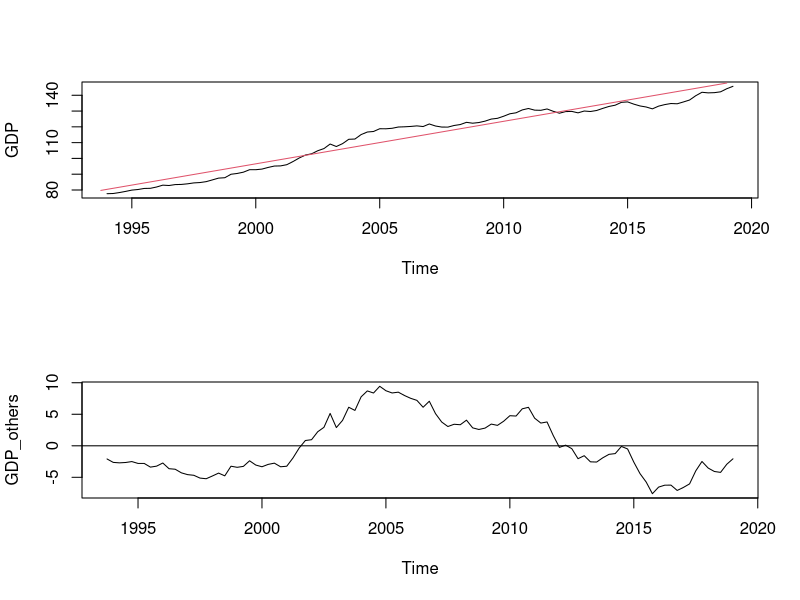

Recreate this plot in R.
# trend extraction (linear regression) applying sample GDP data.
# reading data.
SNA <- read.csv("../../data/GDPA1980TABLE.csv", header=TRUE)
GDP <- ts(SNA$GDP, start=c(1994, 1), frequency=4)

# chart setting.
par(mfrow=c(2, 1))

# draw GDP data.
plot(GDP, type="l")

# trend extraction by least square method.
time <- seq(1, length(GDP))
kaiki2 <- lm(GDP~time)

# draw extracted trend by red line.
(GDP_trend <- ts(kaiki2$fitted, start=c(1994, 0), frequency=4))
lines(GDP_trend, col=2)

# calculate and draw differences from trend.
(GDP_others <- ts(kaiki2$residuals, start=c(1994, 0), frequency=4))
plot(GDP_others, type="l")
abline(h=0)
